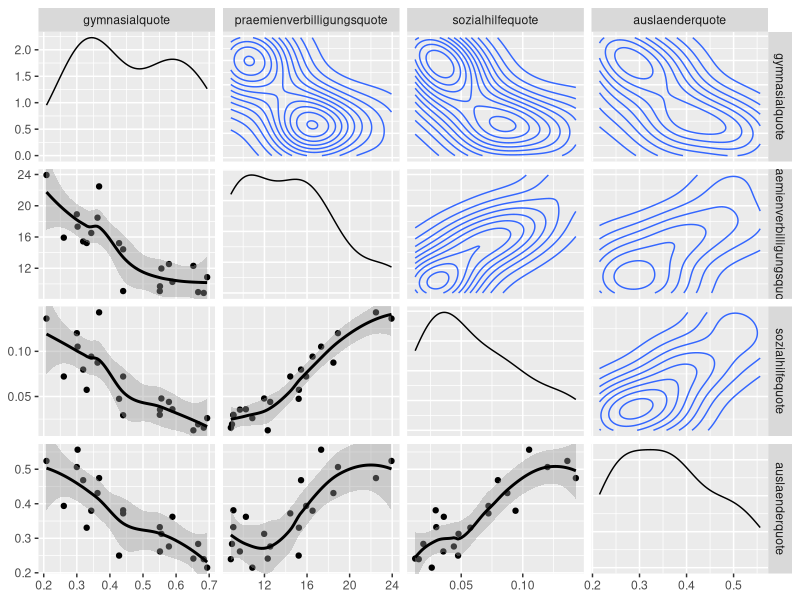
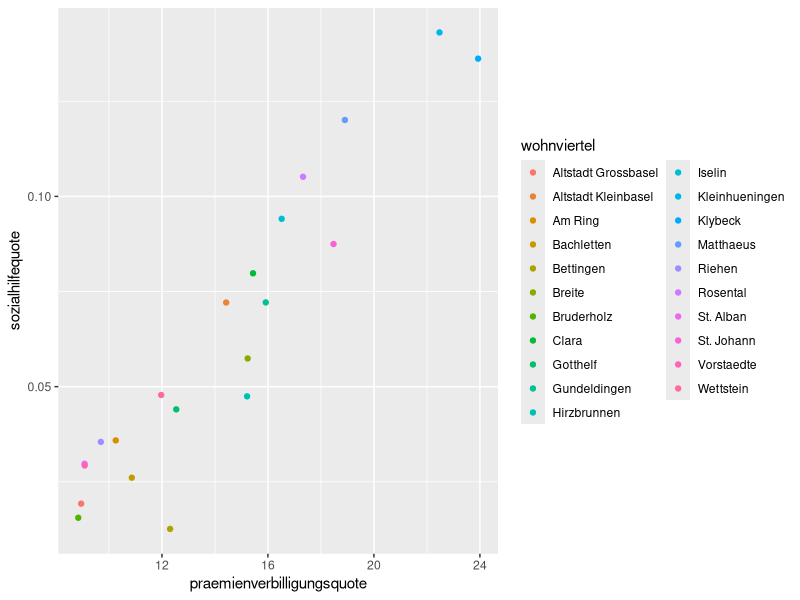

The R source for these figures, in order: (Note: this script raises an error after producing the figures.)
# read taxation data
library(tidyverse)
library(GGally)

dat <- readr::read_csv('data/data.csv') %>% 
  mutate(auslaenderquote = auslaender/population)

ggpairs(data = dat, 
        columns = ends_with('quote', vars = names(dat)),
        upper = list(continuous = 'density'),
        diag = list(continuous = 'densityDiag'),
        lower = list(continuous = 'smooth_loess')
        )

ggplot(dat, aes(x=praemienverbilligungsquote, y=sozialhilfequote, color=wohnviertel)) + 
  geom_point()


einkommen <- readxl::read_excel('data/Steuern_Klassen_Wohnviertel_plus_Quintile.xlsx', skip = 8) %>% 
  slice(1:105) %>% 
  select(1:6) %>% 
  fill(X__1, Wohnviertel) %>% 
  rename(wohnviertelid = X__1
         , Reineinkommensklasse = "Reineinkommensklasse in Fr."
         , Veranlagungen = "Anzahl Veranlagungen"
         , Reineinkommen = "Summe Reineinkommen"
         , "Einkommenssteuerbetrag" = "Summe Einkommenssteuerbetrag"
         )

vermoegen <-  readxl::read_excel('data/Steuern_Klassen_Wohnviertel_plus_Quintile.xlsx', skip = 122) %>% 
  slice(1:105) %>% 
  select(1:6) %>% 
  fill(X__1, X__2) %>% 
  rename(wohnviertelid = X__1
         , Wohnviertel = X__2
         , "Reinvermoegensklasse" = "Reinvermögensklasse in Fr."
         , "Veranlagungen" = "Anzahl Veranlagungen"
         , "Reinvermoegen" = "Summe Reinvermögen"
         , "Vermoegenssteuerbetrag" = "Summe Vermögenssteuerbetrag"
         )

einkommen2 <- readxl::read_excel('data/Steuern_Klassen_Wohnviertel_plus_Quintile.xlsx', skip = 8) %>% 
  slice(1:105) %>% 
  select(8:13) %>% 
  fill(X__3, X__4) %>% 
  rename(wohnviertelid = X__3
         , Wohnviertel = X__4, einkommenquintile = X__5
         , "Veranlagungenq" = "Anzahl Veranlagungen__1"
         , "Reineinkommenq" = "Summe Reineinkommen__1"
         , "Einkommenssteuerbetragq" = "Summe Einkommenssteuerbetrag__1"
         )

vermoegen2 <- readxl::read_excel('data/Steuern_Klassen_Wohnviertel_plus_Quintile.xlsx', skip = 122) %>% 
  slice(1:105) %>% 
  select(8:13) %>% 
  fill(X__4, X__5) %>% 
  rename(wohnviertelid = X__4
         , Wohnviertel = X__5
         , vermoegensquintile = X__6
         , "Veranlagungenq" = "Anzahl Veranlagungen__1"
         , "Reinvermoegenq" = "Summe Reinvermögen__1"
         , "Vermögenssteuerbetragq" = "Summe Vermögenssteuerbetrag__1"
         )

write_csv(einkommen,  'data/einkommen2015.csv')
write_csv(einkommen2, 'data/einkommen2015q.csv')
write_csv(vermoegen,  'data/vermoegen2015.csv')
write_csv(vermoegen2, 'data/vermoegen2015q.csv')
